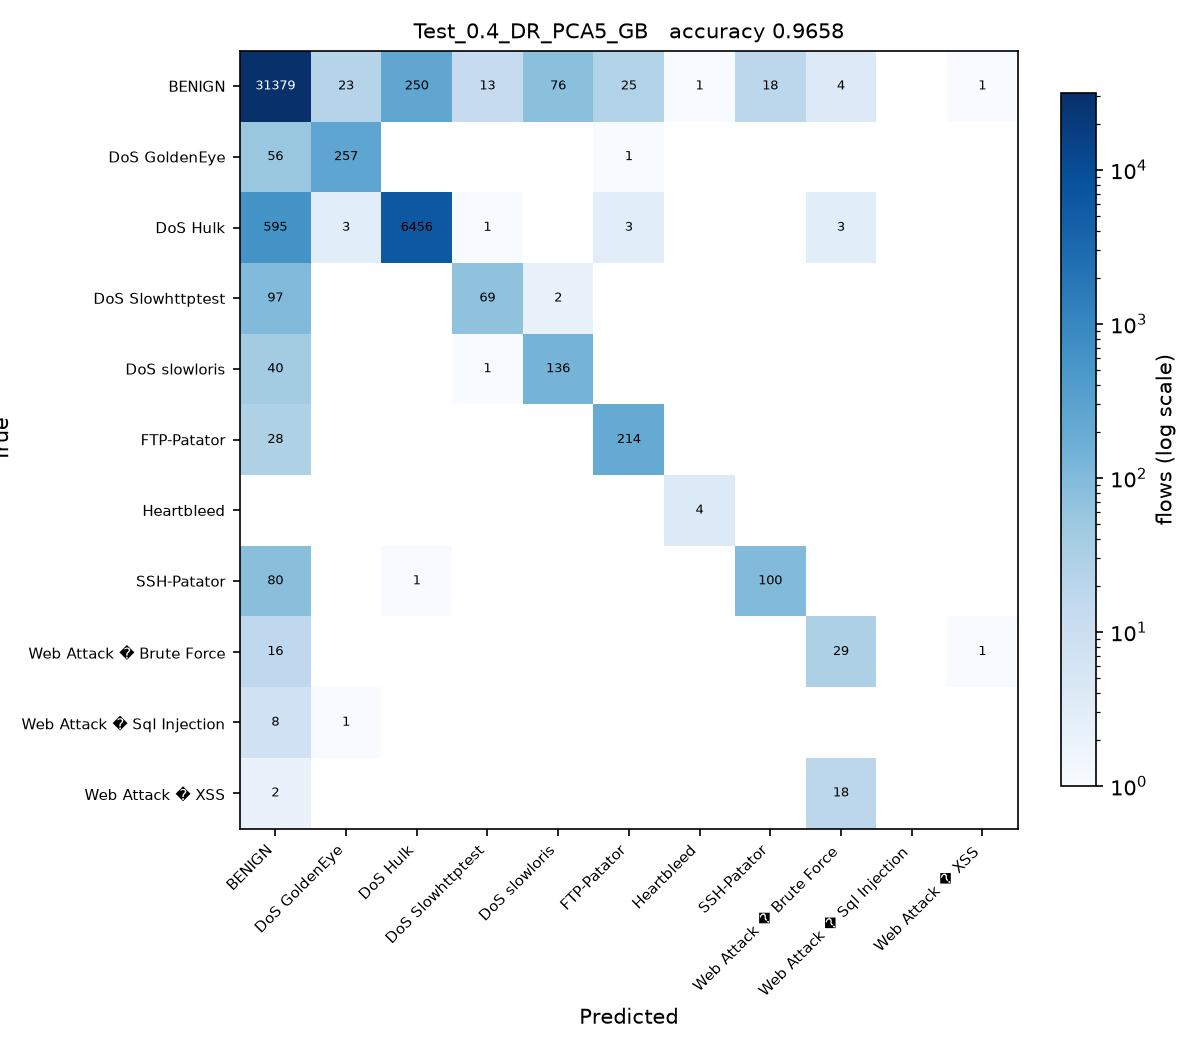

Write Python code to recreate this figure.
# Test_0.4_DR_PCA5_GB.py
#
# Test size 0.4  |  PCA, 5 components  |  Gradient Boosting (sheet #8)
#
# This is SGDC_60_40.py with the changes marked CHANGE below and nothing else.

import os
from pathlib import Path

# CHANGE 1: find the folder holding the three CSV files and run from there, so
# the plain file names below resolve no matter where this script is started
# from or how deeply it sits inside the project folder.
HERE = Path(__file__).resolve().parent
for PROJECT in [HERE, *HERE.parents]:
    if (PROJECT / 'Tuesday-WorkingHours.pcap_ISCX.csv').exists():
        os.chdir(PROJECT)
        break
else:
    raise SystemExit('Put this folder inside the folder that holds the three '
                     'CIC-IDS2017 CSV files, then run the script again.')
import numpy as np
import pandas as pd

df1 = pd.read_csv('Tuesday-WorkingHours.pcap_ISCX.csv', low_memory=True)
df2 = pd.read_csv('Wednesday-workingHours.pcap_ISCX.csv', low_memory=True)
df3 = pd.read_csv('Thursday-WorkingHours-Morning-WebAttacks.pcap_ISCX.csv', low_memory=True)

dataset = pd.concat([df1, df2, df3], ignore_index=True)

dataset.columns = dataset.columns.str.strip()

# CHANGE 2: a stratified sample of 100000 flows, the same for every run.
# Gradient Boosting builds one tree per class per stage on a single core, so all
# 1.3 million flows would take hours per script. At least 50 flows of every
# class are kept, so the rare attacks stay in the split.
label = dataset.columns[-1]
dataset = pd.concat(
    [g.sample(n=min(len(g), max(50, round(100000 * len(g) / len(dataset)))), random_state=0)
     for _, g in dataset.groupby(label)],
    ignore_index=True
)

X = dataset.iloc[:, :-1]
y = dataset.iloc[:, -1]

X = X.apply(pd.to_numeric, errors='coerce')

X.replace([np.inf, -np.inf], np.nan, inplace=True)

from sklearn.impute import SimpleImputer

imputer = SimpleImputer(missing_values=np.nan, strategy='mean')
X = imputer.fit_transform(X)

from sklearn.preprocessing import LabelEncoder

labelencoder_y = LabelEncoder()
y = labelencoder_y.fit_transform(y)

from sklearn.model_selection import train_test_split

X_train, X_test, y_train, y_test = train_test_split(
    X,
    y,
    test_size=0.4,   # CHANGE 3: test size
    random_state=0,
    stratify=y
)

# CHANGE 4: PCA, from PCA_LDA_KErnel_PCA_CODE.pdf (fit only on training data)
from sklearn.decomposition import PCA

pca = PCA(n_components=5)
X_train = pca.fit_transform(X_train)
X_test = pca.transform(X_test)

# CHANGE 5: Gradient Boosting (sheet #8) in place of SGDClassifier
from sklearn.ensemble import GradientBoostingClassifier

# random_state=0 is the only addition to the sheet: without a seed the trees
# break ties between equally good splits at random, so a rerun gives
# different numbers (by several points on these components).
classifier = GradientBoostingClassifier(random_state=0)

classifier.fit(X_train, y_train)

y_pred = classifier.predict(X_test) 

from sklearn.metrics import confusion_matrix
from sklearn.metrics import accuracy_score
from sklearn.metrics import precision_score
from sklearn.metrics import recall_score
from sklearn.metrics import f1_score
from sklearn.metrics import classification_report

cm = confusion_matrix(y_test, y_pred)

print("Confusion Matrix:\n")
print(cm)

print("\nAccuracy : {:.4f}".format(accuracy_score(y_test, y_pred)))
print("\nPrecision : {:.4f}".format(precision_score(y_test, y_pred, average='weighted')))
print("\nRecall : {:.4f}".format(recall_score(y_test, y_pred, average='weighted')))
print("\nF1 Score : {:.4f}".format(f1_score(y_test, y_pred, average='weighted')))

print("\nClassification Report:\n")
print(classification_report(y_test, y_pred))

# CHANGE 6: save the confusion matrix as Test_0.4_DR_PCA5_GB.jpg and record the result
import matplotlib
matplotlib.use('Agg')
import matplotlib.pyplot as plt
from matplotlib.colors import LogNorm

here = HERE                     # the folder this script sits in
names = [str(c) for c in labelencoder_y.classes_]
fig, ax = plt.subplots(figsize=(8, 7))
im = ax.imshow(cm, cmap='Blues', norm=LogNorm(vmin=1))
ax.set_xticks(range(len(names)), names, rotation=45, ha='right', fontsize=7)
ax.set_yticks(range(len(names)), names, fontsize=7)
ax.set_xlabel('Predicted')
ax.set_ylabel('True')
ax.set_title('Test_0.4_DR_PCA5_GB   accuracy {:.4f}'.format(accuracy_score(y_test, y_pred)), fontsize=10)
for i in range(cm.shape[0]):
    for j in range(cm.shape[1]):
        if cm[i, j]:
            ax.text(j, i, cm[i, j], ha='center', va='center', fontsize=6,
                    color='white' if cm[i, j] > cm.max() / 3 else 'black')
fig.colorbar(im, ax=ax, fraction=0.04, label='flows (log scale)')
fig.tight_layout()
fig.savefig(here / 'Test_0.4_DR_PCA5_GB.jpg', dpi=150)
plt.close(fig)

row = pd.DataFrame([{
    'Test': 0.4, 'DR': 'PCA5', 'Clas': 'GB',
    'Acc': round(accuracy_score(y_test, y_pred), 4),
    'Pre': round(precision_score(y_test, y_pred, average='weighted'), 4),
    'Rec': round(recall_score(y_test, y_pred, average='weighted'), 4),
    'F1': round(f1_score(y_test, y_pred, average='weighted'), 4),
    'script': 'Test_0.4_DR_PCA5_GB',
}])
# one file per run, so several scripts can run at the same time without
# overwriting each other. 21_run_45_mix.py merges them into the Excel sheet.
out = PROJECT / 'results' / 'parts_mix' / 'Test_0.4_DR_PCA5_GB.csv'
out.parent.mkdir(parents=True, exist_ok=True)
row.to_csv(out, index=False)
